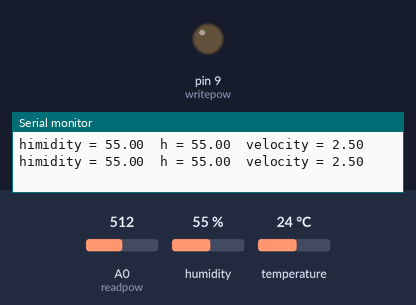
A sketch run on a simulated Arduino Uno, built with avr-gcc and run on an emulated ATmega328P. On the bench: output pins drawn as LEDs (lit = HIGH), the last lines printed to the serial monitor. Inputs (shaded band) come from the test bench; at power-on: humidity 55 %, A0 (readpow) = 512, temperature 24 °C.

Above: at 3.3 s.
3.4 s: humidity set to 22 %
6.7 s: A0 (readpow) set to 716
10.0 s: humidity set to 40 %
13.3 s: A0 (readpow) set to 900
20.2 s: humidity set to 68 %
At 25.5 s:
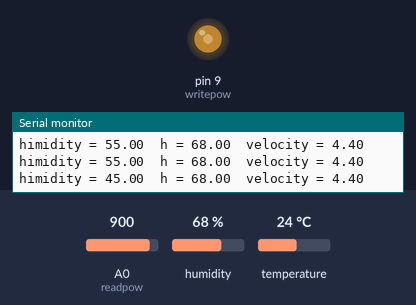
At 51.3 s:
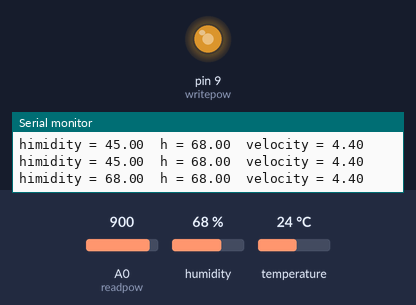
Timing chart, 0 to 52.0 s (numbered marks = the images above; inputs shaded):
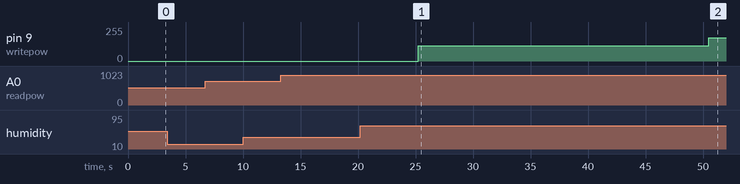

The sketch:

DHTtester.ino
```cpp
// Example testing sketch for various DHT humidity/temperature sensors
// Written by ladyada, public domain

#include "DHT.h"

#define DHTPIN 2     // what digital pin we're connected to
#define readpow 0
#define writepow 9
int value;
float velocity;
int counter = 0;
float summ = 0;
float himidity = 0;
int counter_max = 10;


#define DHTTYPE DHT11   // DHT 22  (AM2302), AM2321

DHT dht(DHTPIN, DHTTYPE);

void setup() {
  Serial.begin(9600);
  dht.begin();
  himidity = dht.readHumidity();
}


long map_Generic(float x, float in_min, float in_max, long out_min, long out_max){
  return (x - in_min) * (out_max - out_min) / (in_max - in_min) + out_min;
}

void loop() {


  if(counter == counter_max){
    counter = 0;
    himidity = summ / counter_max;
    summ = 0;

    analogWrite(writepow, map_Generic(himidity,0,100,0,255));

  }

  float h = dht.readHumidity();

  if (isnan(h)) {
    Serial.println("Failed to read from DHT sensor!");
    h = 1;
  }

  counter = counter + 1;
  summ = summ + h;


  Serial.print("himidity = ");
  Serial.print(himidity);
  Serial.print("  ");

  Serial.print("h = ");
  Serial.print(h);
  Serial.print("  ");


  value = analogRead(readpow);
  velocity = value* 5;
  velocity /= 1023;
  Serial.print("velocity = ");
  Serial.println(velocity);

  delay(2500);

}
```
